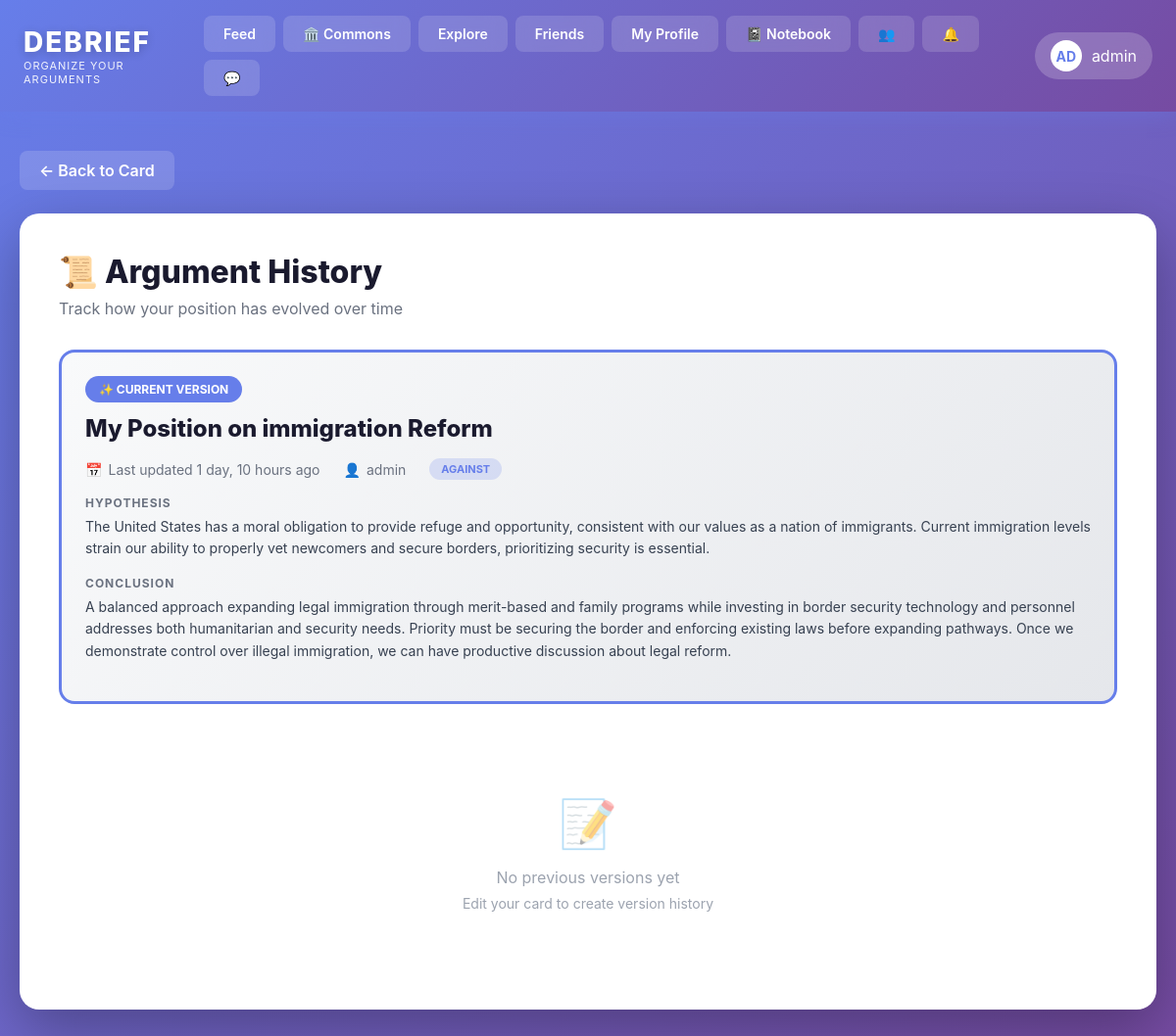
The page /card/10/history/ (signed in) on the database its author committed.
### cards/models.py (models this page shows, shortened)
class Card(models.Model):
    SCOPE_CHOICES = [
        ('federal', 'Federal'),
        ('state', 'State'),
    ]
    TOPIC_CHOICES = [
                ('general', 'General Research'),
        ('immigration_policy', 'Immigration Policy'),
        ('healthcare_reform', 'Healthcare Reform'),
        ('gun_control', 'Gun Control'),
        ('abortion_rights', 'Abortion Rights'),
        ('climate_change_policy', 'Climate Change Policy'),
        ('tax_policy', 'Tax Policy'),
        ('social_security', 'Social Security'),
        ('medicare_medicaid', 'Medicare/Medicaid'),
        ('foreign_policy', 'Foreign Policy'),
        ('military_spending', 'Military Spending'),
        ('education_funding', 'Education Funding'),
        ('infrastructure', 'Infrastructure'),
        ('criminal_justice_reform', 'Criminal Justice Reform'),
        ('drug_policy', 'Drug Policy'),
        ('labor_laws', 'Labor Laws'),
        ('minimum_wage', 'Minimum Wage'),
        ('trade_policy', 'Trade Policy'),
        ('national_security', 'National Security'),
        ('voting_rights', 'Voting Rights'),
        ('campaign_finance', 'Campaign Finance'),
        ('state_income_tax', 'State Income Tax'),
        ('property_tax', 'Property Tax'),
        ('state_education_funding', 'State Education Funding'),
        ('marijuana_legalization', 'Marijuana Legalization'),
        ('death_penalty', 'Death Penalty'),
        ('state_healthcare', 'State Healthcare'),
        ('gun_regulations', 'Gun Regulations'),
        ('abortion_access', 'Abortion Access'),
        ('voting_laws', 'Voting Laws'),
        ('police_reform', 'Police Reform'),
        ('prison_reform', 'Prison Reform'),
        ('environmental_regulations', 'Environmental Regulations'),
        ('state_minimum_wage', 'State Minimum Wage'),
        ('workers_rights', 'Workers Rights'),
        ('housing_policy', 'Housing Policy'),
        ('transportation', 'Transportation'),
        ('public_safety', 'Public Safety'),
        ('zoning_laws', 'Zoning Laws'),
        ('state_budgets', 'State Budgets'),
        ('redistricting', 'Redistricting'),
    ]
    VISIBILITY_CHOICES = [
        ('public', 'Public'),
        ('friends', 'Friends Only'),
        ('private', 'Private'),
    ]
    user = models.ForeignKey(User, on_delete=models.CASCADE, related_name='cards')
    scope = models.CharField(max_length=20, choices=SCOPE_CHOICES, default='federal')
    topic = models.CharField(max_length=100, choices=TOPIC_CHOICES)
    subcategory = models.CharField(max_length=200, blank=True)
    title = models.CharField(max_length=300)
    stance = models.CharField(max_length=100)
    hypothesis = models.TextField()
    conclusion = models.TextField()
    visibility = models.CharField(max_length=20, choices=VISIBILITY_CHOICES, default='public')
    created_at = models.DateTimeField(auto_now_add=True)
    updated_at = models.DateTimeField(auto_now=True)
    class Meta:
        ordering = ['-created_at']

### cards/views.py (the view)
# urls.py: path('card/<int:card_id>/history/', views.card_history, name='card_history'),
@login_required
def card_history(request, card_id):
    card = get_object_or_404(Card, id=card_id)
    if card.user != request.user:
        messages.error(request, "You can only view history of your own cards.")
        return redirect('card_detail', card_id=card.id)
    versions = card.versions.all()
    context = {
        'card': card,
        'versions': versions,
    }
    return render(request, 'cards/card_history.html', context)

### cards/templates/cards/card_history.html (shortened to what this page needs)
{% extends 'cards/base.html' %}
{% block content %}
<div class="container">
    <a href="{% url 'card_detail' card.id %}" class="back-link">← Back to Card</a>
    <div class="history-panel">
        <div class="history-header">
            <h1 class="history-title">📜 Argument History</h1>
            <p class="history-subtitle">Track how your position has evolved over time</p>
        </div>
        <div class="current-version">
            <span class="current-badge">✨ Current Version</span>
            <h2 class="version-title">{{ card.title }}</h2>
            <div class="version-meta">
                <div class="version-meta-item">
                    <span>📅</span>
                    <span>Last updated {{ card.updated_at|timesince }} ago</span>
                </div>
                <div class="version-meta-item">
                    <span>👤</span>
                    <span>{{ card.user.username }}</span>
                </div>
                <div class="version-meta-item">
                    <span class="stance-badge">{{ card.stance|upper }}</span>
                </div>
            </div>
            <div class="version-content">
                <div class="content-section">
                    <div class="content-label">Hypothesis</div>
                    <div class="content-text">{{ card.hypothesis }}</div>
                </div>
                <div class="content-section">
                    <div class="content-label">Conclusion</div>
                    <div class="content-text">{{ card.conclusion }}</div>
                </div>
            </div>
        </div>
        {% if versions %}
        <h2 style="font-size: 20px; font-weight: 700; color: #1a1a2e; margin-bottom: 24px;">Previous Versions</h2>
        <div class="history-timeline">
            {% for version in versions %}
            <div class="version-item">
                <div class="version-number">Version {{ version.version_number }}</div>
                <div class="version-date">{{ version.created_at|date:"F d, Y at g:i A" }}</div>
                <h3 style="font-size: 16px; font-weight: 700; color: #1a1a2e; margin-bottom: 12px;">{{ version.title }}</h3>
                <div class="version-changes">
                    <div class="change-item">
                        <strong>Stance:</strong> <span class="stance-badge">{{ version.stance|upper }}</span>
                    </div>
                    <div class="change-item">
                        <strong>Hypothesis:</strong> {{ version.hypothesis|truncatewords:20 }}
                    </div>
                    <div class="change-item">
                        <strong>Conclusion:</strong> {{ version.conclusion|truncatewords:20 }}
                    </div>
                    {% if version.change_summary %}
                    <div class="change-item" style="margin-top: 12px; padding-top: 12px; border-top: 1px solid #e5e7eb;">
                        <strong>Changes:</strong> {{ version.change_summary }}
                    </div>
                    {% endif %}
                </div>
            </div>
            {% endfor %}
        </div>
        {% else %}
        <div class="empty-state">
            <div class="empty-icon">📝</div>
            <div class="empty-text">No previous versions yet</div>
            <div class="empty-subtext">Edit your card to create version history</div>
        </div>
        {% endif %}
    </div>
</div>
{% endblock %}

### cards/templates/cards/base.html (shortened to what this page needs)
<!DOCTYPE html>
<html lang="en">
<head>
</head>
<body>
    <nav class="navbar">
        <div class="logo-container">
            <div>
                <a href="/" class="logo">DEBRIEF</a>
                <div class="logo-tagline">Organize Your Arguments</div>
            </div>
        </div>
        <div class="nav-tabs">
            <a href="/" class="nav-tab {% block nav_feed %}{% endblock %}">Feed</a>
            <a href="{% url 'commons' %}" class="nav-tab">🏛️ Commons</a>
            <a href="{% url 'explore' %}" class="nav-tab {% block nav_explore %}{% endblock %}">Explore</a>
            {% if user.is_authenticated %}
            <a href="{% url 'friends_feed' %}" class="nav-tab {% block nav_friends %}{% endblock %}">Friends</a>
            <a href="{% url 'user_dashboard' %}" class="nav-tab {% block nav_dashboard %}{% endblock %}">My Profile</a>
            <a href="{% url 'notebook' %}" class="nav-tab">📓 Notebook</a>
            <a href="{% url 'friend_requests' %}" class="nav-tab" style="position: relative;">
                👥
            </a>
            <a href="{% url 'notifications' %}" class="nav-tab {% block nav_notifications %}{% endblock %}" style="position: relative;">
                🔔
            </a>
            <a href="{% url 'conversations_list' %}" class="nav-tab {% block nav_messages %}{% endblock %}" style="position: relative;">
                💬
            </a>
            {% endif %}
        </div>
        {% if user.is_authenticated %}
        <div class="user-badge">
            <div class="user-avatar">{{ user.username|slice:":2"|upper }}</div>
            <span>{{ user.username }}</span>
        </div>
        {% else %}
        <div style="display: flex; gap: 8px;">
            <a href="{% url 'account_login' %}" class="nav-tab">Login</a>
            <a href="{% url 'account_signup' %}" class="nav-tab">Sign Up</a>
        </div>
        {% endif %}
    </nav>
    {% block content %}{% endblock %}
</body>
</html>

### rows shown on the page
Card: title "My Position on immigration Reform", updated_at "1 day, 10 hours", user.username "admin", stance "AGAINST", hypothesis "The United States has a moral obligation to provide refuge and opportunity, consistent with our values as a nation of immigrants. Current immigration levels strain our ability to properly vet newcomers and secure borders, prioritizing security is essential.", conclusion "A balanced approach expanding legal immigration through merit-based and family programs while investing in border security technology and personnel addresses both humanitarian and security needs. Priority must be securing the border and enforcing existing laws before expanding pathways. Once we demonstrate control over illegal immigration, we can have productive discussion about legal reform."

### other values the page prints
{{ user.username|slice:":2"|upper }} "AD"
{{ user.username }} "admin"
